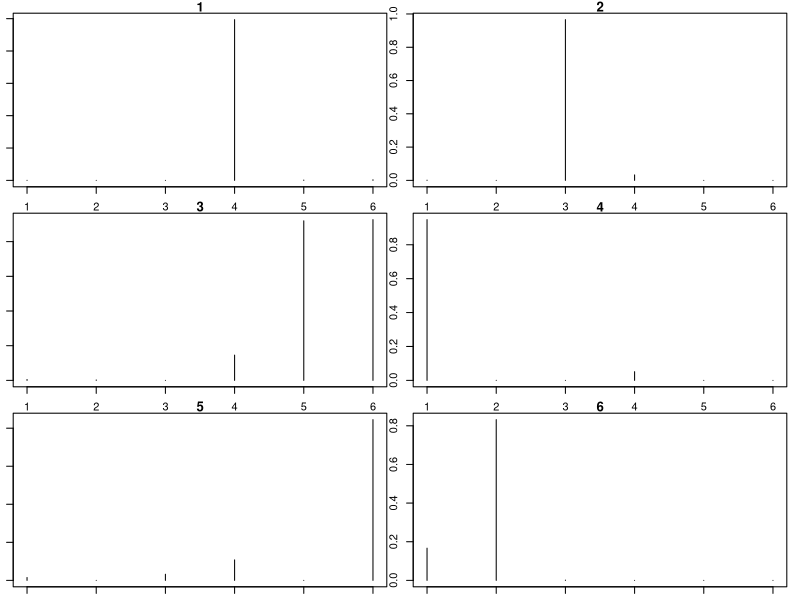
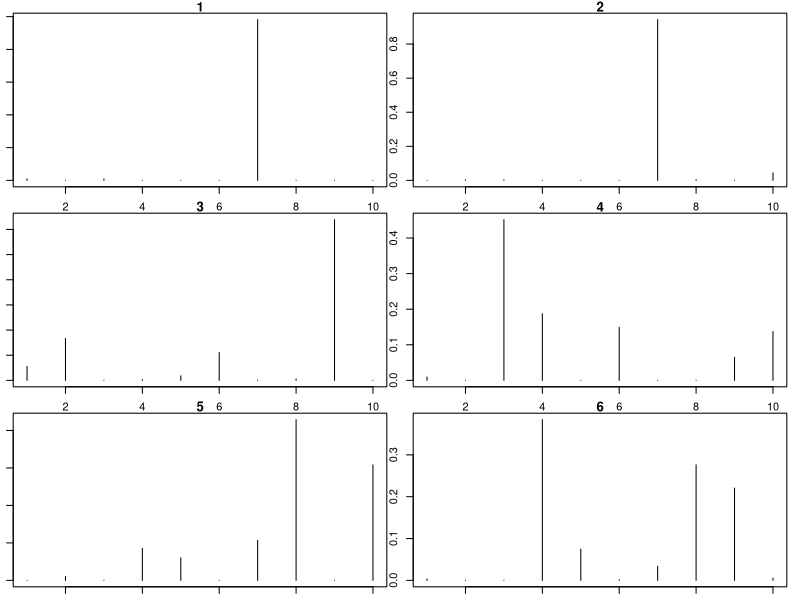
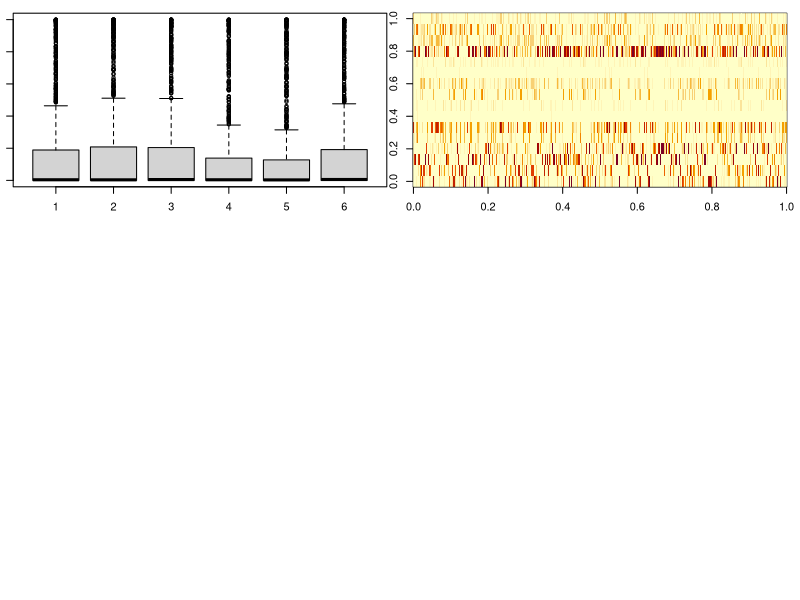

Here is the R script that generated these plots, in order: (Note: this script raises an error after producing the figures.)
rm(list=ls(all=TRUE))
library('MCMCpack')
set.seed(49)

#basic settings
ntsegm.ind=20 #number of time segments per individual
nind=40
#be careful with large nbehavior because it is easy to:
#- generate phi1 and phi2 in such a way that things are not clearly separable
#- generate theta in such a way that we don't have approx. pure time segments
nbehavior=6
b1=6
b2=10
nobs.tsegm=100 #number of observations per time segment

#get parameters
phi1=rdirichlet(nbehavior,alpha=rep(0.1,b1))
phi2=rdirichlet(nbehavior,alpha=rep(0.1,b2))
theta.true=theta=rdirichlet(ntsegm.ind*nind,alpha=rep(0.1,nbehavior))

#make sure that behaviors are not too similar
# for (i in 1:(nbehavior-1)){
#   for (j in (i+1):nbehavior){
#     #phi1
#     tmp=phi1[c(i,j),]
#     tmp1=cor(t(tmp))[1,2]
#     if (tmp1>0.9) phi1[j,]=rdirichlet(1,alpha=rep(0.5,b1))
#     
#     #phi2
#     tmp=phi2[c(i,j),]
#     tmp1=cor(t(tmp))[1,2]
#     if (tmp1>0.9) phi2[j,]=rdirichlet(1,alpha=rep(0.5,b2))
#   }
# }
phi1.true=phi1
phi2.true=phi2

#look at these parameters
par(mfrow=c(ceiling(nbehavior/2),2),mar=rep(1,4))
for (i in 1:nbehavior) plot(phi1.true[i,],type='h',main=i)
par(mfrow=c(ceiling(nbehavior/2),2),mar=rep(1,4))
for (i in 1:nbehavior) plot(phi2.true[i,],type='h',main=i)
boxplot(theta)
apply(theta>0.95,2,mean)

#generate data
oo=1
y1=matrix(0,ntsegm.ind*nind,b1)
y2=matrix(0,ntsegm.ind*nind,b2)
info=matrix(0,ntsegm.ind*nind,2)
z2.true=z1.true=matrix(0,ntsegm.ind*nind,nbehavior)
z1.agg.true=array(NA,dim=c(ntsegm.ind*nind,b1,nbehavior))
z2.agg.true=array(NA,dim=c(ntsegm.ind*nind,b2,nbehavior))

for (i in 1:nind){
  for (t in 1:ntsegm.ind){
    z1=rmultinom(1,size=nobs.tsegm,prob=theta[oo,])
    z1.true[oo,]=z1
    z2=rmultinom(1,size=nobs.tsegm,prob=theta[oo,])
    z2.true[oo,]=z1
    
    for (k in 1:nbehavior){
      z1.agg.true[oo,,k]=rmultinom(1,size=z1[k],prob=phi1[k,])
      z2.agg.true[oo,,k]=rmultinom(1,size=z2[k],prob=phi2[k,])
    }
    info[oo,]=c(i,t)
    oo=oo+1
  }
}
y1=apply(z1.agg.true,1:2,sum)
y2=apply(z2.agg.true,1:2,sum)

colnames(y1)=paste0('y1','_',1:b1)
colnames(y2)=paste0('y2','_',1:b2)
colnames(info)=c('ind.id','tsegm')
fim=cbind(info,y1,y2)
image(cbind(y1,y2))

#export fake data
setwd('U:\\GIT_models\\git_LDA_behavior')
write.csv(fim,'fake data.csv',row.names=F)
